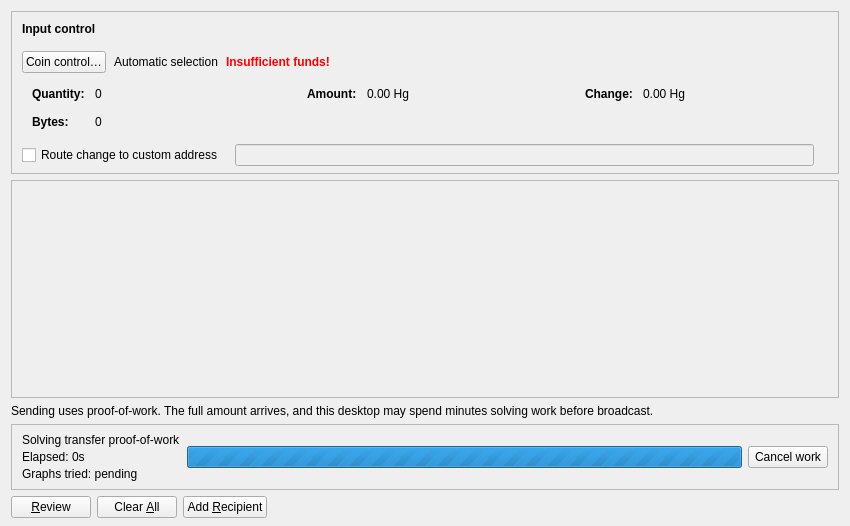
<?xml version="1.0" encoding="UTF-8"?>
<ui version="4.0">
 <class>SendCoinsDialog</class>
 <widget class="QDialog" name="SendCoinsDialog">
  <property name="geometry">
   <rect>
    <x>0</x>
    <y>0</y>
    <width>850</width>
    <height>526</height>
   </rect>
  </property>
  <property name="windowTitle">
   <string>Transfer Quicksilver</string>
  </property>
  <layout class="QVBoxLayout" name="verticalLayout" stretch="0,1,0,0,0,0">
   <property name="bottomMargin">
    <number>8</number>
   </property>
   <item>
    <widget class="QFrame" name="frameCoinControl">
     <property name="sizePolicy">
      <sizepolicy hsizetype="Expanding" vsizetype="Expanding">
       <horstretch>0</horstretch>
       <verstretch>0</verstretch>
      </sizepolicy>
     </property>
     <property name="maximumSize">
      <size>
       <width>16777215</width>
       <height>16777215</height>
      </size>
     </property>
     <property name="frameShape">
      <enum>QFrame::StyledPanel</enum>
     </property>
     <property name="frameShadow">
      <enum>QFrame::Sunken</enum>
     </property>
     <layout class="QVBoxLayout" name="verticalLayoutCoinControl2">
      <property name="spacing">
       <number>0</number>
      </property>
      <property name="leftMargin">
       <number>0</number>
      </property>
      <property name="topMargin">
       <number>0</number>
      </property>
      <property name="rightMargin">
       <number>0</number>
      </property>
      <property name="bottomMargin">
       <number>6</number>
      </property>
      <item>
       <layout class="QVBoxLayout" name="verticalLayoutCoinControl" stretch="0,0,0,0,1">
        <property name="spacing">
         <number>0</number>
        </property>
        <property name="leftMargin">
         <number>10</number>
        </property>
        <property name="topMargin">
         <number>10</number>
        </property>
        <item>
         <layout class="QHBoxLayout" name="horizontalLayoutCoinControl1">
          <property name="bottomMargin">
           <number>15</number>
          </property>
          <item>
           <widget class="QLabel" name="labelCoinControlFeatures">
            <property name="sizePolicy">
             <sizepolicy hsizetype="Preferred" vsizetype="Maximum">
              <horstretch>0</horstretch>
              <verstretch>0</verstretch>
             </sizepolicy>
            </property>
            <property name="font">
             <font>
              <weight>75</weight>
              <bold>true</bold>
             </font>
            </property>
            <property name="styleSheet">
             <string notr="true">font-weight:bold;</string>
            </property>
            <property name="text">
             <string>Input control</string>
            </property>
           </widget>
          </item>
         </layout>
        </item>
        <item>
         <layout class="QHBoxLayout" name="horizontalLayoutCoinControl2" stretch="0,0,0,0">
          <property name="spacing">
           <number>8</number>
          </property>
          <property name="bottomMargin">
           <number>10</number>
          </property>
          <item>
           <widget class="QPushButton" name="pushButtonCoinControl">
            <property name="styleSheet">
             <string notr="true"/>
            </property>
            <property name="text">
             <string>Coin control…</string>
            </property>
            <property name="autoDefault">
             <bool>false</bool>
            </property>
           </widget>
          </item>
          <item>
           <widget class="QLabel" name="labelCoinControlAutomaticallySelected">
            <property name="text">
             <string>Automatic selection</string>
            </property>
            <property name="margin">
             <number>5</number>
            </property>
           </widget>
          </item>
          <item>
           <widget class="QLabel" name="labelCoinControlInsuffFunds">
            <property name="font">
             <font>
              <weight>75</weight>
              <bold>true</bold>
             </font>
            </property>
            <property name="styleSheet">
             <string notr="true">color:red;font-weight:bold;</string>
            </property>
            <property name="text">
             <string>Insufficient funds!</string>
            </property>
            <property name="margin">
             <number>5</number>
            </property>
           </widget>
          </item>
          <item>
           <spacer name="horizontalSpacerCoinControl">
            <property name="orientation">
             <enum>Qt::Horizontal</enum>
            </property>
            <property name="sizeHint" stdset="0">
             <size>
              <width>40</width>
              <height>1</height>
             </size>
            </property>
           </spacer>
          </item>
         </layout>
        </item>
        <item>
         <widget class="QWidget" name="widgetCoinControl" native="true">
          <property name="sizePolicy">
           <sizepolicy hsizetype="Preferred" vsizetype="Preferred">
            <horstretch>0</horstretch>
            <verstretch>0</verstretch>
           </sizepolicy>
          </property>
          <property name="minimumSize">
           <size>
            <width>0</width>
            <height>0</height>
           </size>
          </property>
          <property name="styleSheet">
           <string notr="true"/>
          </property>
          <layout class="QHBoxLayout" name="horizontalLayoutCoinControl5">
           <property name="leftMargin">
            <number>0</number>
           </property>
           <property name="topMargin">
            <number>0</number>
           </property>
           <property name="rightMargin">
            <number>0</number>
           </property>
           <property name="bottomMargin">
            <number>0</number>
           </property>
           <item>
            <layout class="QHBoxLayout" name="horizontalLayoutCoinControl3" stretch="0,0,0,1">
             <property name="spacing">
              <number>20</number>
             </property>
             <property name="topMargin">
              <number>0</number>
             </property>
             <property name="bottomMargin">
              <number>10</number>
             </property>
             <item>
              <layout class="QFormLayout" name="formLayoutCoinControl1">
               <property name="labelAlignment">
                <set>Qt::AlignLeft|Qt::AlignVCenter</set>
               </property>
               <property name="horizontalSpacing">
                <number>10</number>
               </property>
               <property name="verticalSpacing">
                <number>14</number>
               </property>
               <property name="leftMargin">
                <number>10</number>
               </property>
               <property name="topMargin">
                <number>4</number>
               </property>
               <property name="rightMargin">
                <number>6</number>
               </property>
               <item row="0" column="0">
                <widget class="QLabel" name="labelCoinControlQuantityText">
                 <property name="font">
                  <font>
                   <weight>75</weight>
                   <bold>true</bold>
                  </font>
                 </property>
                 <property name="text">
                  <string>Quantity:</string>
                 </property>
                 <property name="margin">
                  <number>0</number>
                 </property>
                </widget>
               </item>
               <item row="0" column="1">
                <widget class="QLabel" name="labelCoinControlQuantity">
                 <property name="cursor">
                  <cursorShape>IBeamCursor</cursorShape>
                 </property>
                 <property name="contextMenuPolicy">
                  <enum>Qt::ActionsContextMenu</enum>
                 </property>
                 <property name="text">
                  <string notr="true">0</string>
                 </property>
                 <property name="margin">
                  <number>0</number>
                 </property>
                 <property name="textInteractionFlags">
                  <set>Qt::LinksAccessibleByMouse|Qt::TextSelectableByKeyboard|Qt::TextSelectableByMouse</set>
                 </property>
                </widget>
               </item>
               <item row="1" column="0">
                <widget class="QLabel" name="labelCoinControlBytesText">
                 <property name="font">
                  <font>
                   <weight>75</weight>
                   <bold>true</bold>
                  </font>
                 </property>
                 <property name="text">
                  <string>Bytes:</string>
                 </property>
                </widget>
               </item>
               <item row="1" column="1">
                <widget class="QLabel" name="labelCoinControlBytes">
                 <property name="cursor">
                  <cursorShape>IBeamCursor</cursorShape>
                 </property>
                 <property name="contextMenuPolicy">
                  <enum>Qt::ActionsContextMenu</enum>
                 </property>
                 <property name="text">
                  <string notr="true">0</string>
                 </property>
                 <property name="textInteractionFlags">
                  <set>Qt::LinksAccessibleByMouse|Qt::TextSelectableByKeyboard|Qt::TextSelectableByMouse</set>
                 </property>
                </widget>
               </item>
              </layout>
             </item>
             <item>
              <layout class="QFormLayout" name="formLayoutCoinControl2">
               <property name="horizontalSpacing">
                <number>10</number>
               </property>
               <property name="verticalSpacing">
                <number>14</number>
               </property>
               <property name="leftMargin">
                <number>6</number>
               </property>
               <property name="topMargin">
                <number>4</number>
               </property>
               <property name="rightMargin">
                <number>6</number>
               </property>
               <item row="0" column="0">
                <widget class="QLabel" name="labelCoinControlAmountText">
                 <property name="font">
                  <font>
                   <weight>75</weight>
                   <bold>true</bold>
                  </font>
                 </property>
                 <property name="text">
                  <string>Amount:</string>
                 </property>
                 <property name="margin">
                  <number>0</number>
                 </property>
                </widget>
               </item>
               <item row="0" column="1">
                <widget class="QLabel" name="labelCoinControlAmount">
                 <property name="cursor">
                  <cursorShape>IBeamCursor</cursorShape>
                 </property>
                 <property name="contextMenuPolicy">
                  <enum>Qt::ActionsContextMenu</enum>
                 </property>
                 <property name="text">
                  <string notr="true">0.00 Hg</string>
                 </property>
                 <property name="textInteractionFlags">
                  <set>Qt::LinksAccessibleByMouse|Qt::TextSelectableByKeyboard|Qt::TextSelectableByMouse</set>
                 </property>
                </widget>
               </item>
              </layout>
             </item>
             <item>
              <layout class="QFormLayout" name="formLayoutCoinControl4">
               <property name="labelAlignment">
                <set>Qt::AlignLeft|Qt::AlignVCenter</set>
               </property>
               <property name="horizontalSpacing">
                <number>10</number>
               </property>
               <property name="verticalSpacing">
                <number>14</number>
               </property>
               <property name="leftMargin">
                <number>6</number>
               </property>
               <property name="topMargin">
                <number>4</number>
               </property>
               <property name="rightMargin">
                <number>6</number>
               </property>
               <item row="0" column="0">
                <widget class="QLabel" name="labelCoinControlChangeText">
                 <property name="font">
                  <font>
                   <weight>75</weight>
                   <bold>true</bold>
                  </font>
                 </property>
                 <property name="text">
                  <string>Change:</string>
                 </property>
                </widget>
               </item>
               <item row="0" column="1">
                <widget class="QLabel" name="labelCoinControlChange">
                 <property name="cursor">
                  <cursorShape>IBeamCursor</cursorShape>
                 </property>
                 <property name="contextMenuPolicy">
                  <enum>Qt::ActionsContextMenu</enum>
                 </property>
                 <property name="text">
                  <string notr="true">0.00 Hg</string>
                 </property>
                 <property name="textInteractionFlags">
                  <set>Qt::LinksAccessibleByMouse|Qt::TextSelectableByKeyboard|Qt::TextSelectableByMouse</set>
                 </property>
                </widget>
               </item>
              </layout>
             </item>
            </layout>
           </item>
          </layout>
         </widget>
        </item>
        <item>
         <layout class="QHBoxLayout" name="horizontalLayoutCoinControl4" stretch="0,0,0">
          <property name="spacing">
           <number>12</number>
          </property>
          <property name="sizeConstraint">
           <enum>QLayout::SetDefaultConstraint</enum>
          </property>
          <property name="topMargin">
           <number>5</number>
          </property>
          <property name="rightMargin">
           <number>5</number>
          </property>
          <item>
           <widget class="QCheckBox" name="checkBoxCoinControlChange">
            <property name="toolTip">
             <string>If this is activated, but the change address is empty or invalid, change will be sent to a newly generated address.</string>
            </property>
            <property name="text">
             <string>Route change to custom address</string>
            </property>
           </widget>
          </item>
          <item>
           <widget class="QValidatedLineEdit" name="lineEditCoinControlChange">
            <property name="enabled">
             <bool>false</bool>
            </property>
            <property name="sizePolicy">
             <sizepolicy hsizetype="Expanding" vsizetype="Fixed">
              <horstretch>0</horstretch>
              <verstretch>0</verstretch>
             </sizepolicy>
            </property>
           </widget>
          </item>
          <item>
           <widget class="QLabel" name="labelCoinControlChangeLabel">
            <property name="sizePolicy">
             <sizepolicy hsizetype="Preferred" vsizetype="Expanding">
              <horstretch>0</horstretch>
              <verstretch>0</verstretch>
             </sizepolicy>
            </property>
            <property name="minimumSize">
             <size>
              <width>0</width>
              <height>0</height>
             </size>
            </property>
            <property name="text">
             <string/>
            </property>
            <property name="margin">
             <number>3</number>
            </property>
           </widget>
          </item>
         </layout>
        </item>
        <item>
         <spacer name="verticalSpacerCoinControl">
          <property name="orientation">
           <enum>Qt::Vertical</enum>
          </property>
          <property name="sizeHint" stdset="0">
           <size>
            <width>800</width>
            <height>1</height>
           </size>
          </property>
         </spacer>
        </item>
       </layout>
      </item>
     </layout>
    </widget>
   </item>
   <item>
    <widget class="QScrollArea" name="scrollArea">
     <property name="widgetResizable">
      <bool>true</bool>
     </property>
     <widget class="QWidget" name="scrollAreaWidgetContents">
      <property name="geometry">
       <rect>
        <x>0</x>
        <y>0</y>
        <width>830</width>
        <height>104</height>
       </rect>
      </property>
      <layout class="QVBoxLayout" name="verticalLayout_2">
       <property name="leftMargin">
        <number>0</number>
       </property>
       <property name="topMargin">
        <number>0</number>
       </property>
       <property name="rightMargin">
        <number>0</number>
       </property>
       <property name="bottomMargin">
        <number>0</number>
       </property>
       <item>
        <layout class="QVBoxLayout" name="entries">
         <property name="spacing">
          <number>6</number>
         </property>
        </layout>
       </item>
      </layout>
     </widget>
   </widget>
  </item>
   <item>
    <widget class="QLabel" name="sendWorkDisclosureLabel">
     <property name="text">
      <string>Sending uses proof-of-work. The full amount arrives, and this desktop may spend minutes solving work before broadcast.</string>
     </property>
     <property name="wordWrap">
      <bool>true</bool>
     </property>
     <property name="textInteractionFlags">
      <set>Qt::LinksAccessibleByMouse|Qt::TextSelectableByKeyboard|Qt::TextSelectableByMouse</set>
     </property>
    </widget>
   </item>
   <item>
    <widget class="QFrame" name="sendWorkProgressPanel">
     <property name="frameShape">
      <enum>QFrame::StyledPanel</enum>
     </property>
     <property name="frameShadow">
      <enum>QFrame::Raised</enum>
     </property>
     <layout class="QHBoxLayout" name="sendWorkProgressLayout">
      <property name="leftMargin">
       <number>10</number>
      </property>
      <property name="topMargin">
       <number>8</number>
      </property>
      <property name="rightMargin">
       <number>10</number>
      </property>
      <property name="bottomMargin">
       <number>8</number>
      </property>
      <item>
       <layout class="QVBoxLayout" name="sendWorkProgressTextLayout">
        <property name="spacing">
         <number>3</number>
        </property>
        <item>
         <widget class="QLabel" name="sendWorkStatusLabel">
          <property name="text">
           <string>Solving transfer proof-of-work</string>
          </property>
         </widget>
        </item>
        <item>
         <widget class="QLabel" name="sendWorkElapsedLabel">
          <property name="text">
           <string>Elapsed: 0s</string>
          </property>
         </widget>
        </item>
        <item>
         <widget class="QLabel" name="sendWorkGraphsLabel">
          <property name="text">
           <string>Graphs tried: pending</string>
          </property>
         </widget>
        </item>
       </layout>
      </item>
      <item>
       <widget class="QProgressBar" name="sendWorkProgressBar">
        <property name="minimumSize">
         <size>
          <width>180</width>
          <height>0</height>
         </size>
        </property>
        <property name="minimum">
         <number>0</number>
        </property>
        <property name="maximum">
         <number>0</number>
        </property>
        <property name="value">
         <number>-1</number>
        </property>
        <property name="textVisible">
         <bool>true</bool>
        </property>
       </widget>
      </item>
      <item>
       <widget class="QPushButton" name="sendWorkCancelButton">
        <property name="text">
         <string>Cancel work</string>
        </property>
        <property name="autoDefault">
         <bool>false</bool>
        </property>
       </widget>
      </item>
     </layout>
    </widget>
   </item>
   <item>
    <layout class="QHBoxLayout" name="horizontalLayout">
     <item>
      <widget class="QPushButton" name="sendButton">
       <property name="toolTip">
        <string>Authorize and broadcast this transfer</string>
       </property>
       <property name="text">
        <string>&amp;Review</string>
       </property>
       <property name="icon">
        <iconset resource="../quicksilver.qrc">
         <normaloff>:/icons/send</normaloff>:/icons/send</iconset>
       </property>
       <property name="autoDefault">
        <bool>false</bool>
       </property>
       <property name="default">
        <bool>false</bool>
       </property>
      </widget>
     </item>
     <item>
      <widget class="QPushButton" name="clearButton">
       <property name="sizePolicy">
        <sizepolicy hsizetype="Minimum" vsizetype="Fixed">
         <horstretch>0</horstretch>
         <verstretch>0</verstretch>
        </sizepolicy>
       </property>
       <property name="toolTip">
        <string>Clear all fields of the form.</string>
       </property>
       <property name="text">
        <string>Clear &amp;All</string>
       </property>
       <property name="icon">
        <iconset resource="../quicksilver.qrc">
         <normaloff>:/icons/remove</normaloff>:/icons/remove</iconset>
       </property>
       <property name="autoDefault">
        <bool>false</bool>
       </property>
      </widget>
     </item>
     <item>
      <widget class="QPushButton" name="addButton">
       <property name="toolTip">
        <string>Transfer to multiple recipients at once</string>
       </property>
       <property name="text">
        <string>Add &amp;Recipient</string>
       </property>
       <property name="icon">
        <iconset resource="../quicksilver.qrc">
         <normaloff>:/icons/add</normaloff>:/icons/add</iconset>
       </property>
       <property name="autoDefault">
        <bool>false</bool>
       </property>
      </widget>
     </item>
     <item>
      <spacer name="horizontalSpacer">
       <property name="orientation">
        <enum>Qt::Horizontal</enum>
       </property>
       <property name="sizeHint" stdset="0">
        <size>
         <width>40</width>
         <height>20</height>
        </size>
       </property>
      </spacer>
     </item>
    </layout>
   </item>
  </layout>
 </widget>
 <customwidgets>
  <customwidget>
   <class>QValidatedLineEdit</class>
   <extends>QLineEdit</extends>
   <header>qt/qvalidatedlineedit.h</header>
  </customwidget>
  <customwidget>
   <class>QuicksilverAmountField</class>
   <extends>QLineEdit</extends>
   <header>qt/quicksilveramountfield.h</header>
   <container>1</container>
  </customwidget>
 </customwidgets>
 <resources>
  <include location="../quicksilver.qrc"/>
 </resources>
 <connections/>
</ui>
